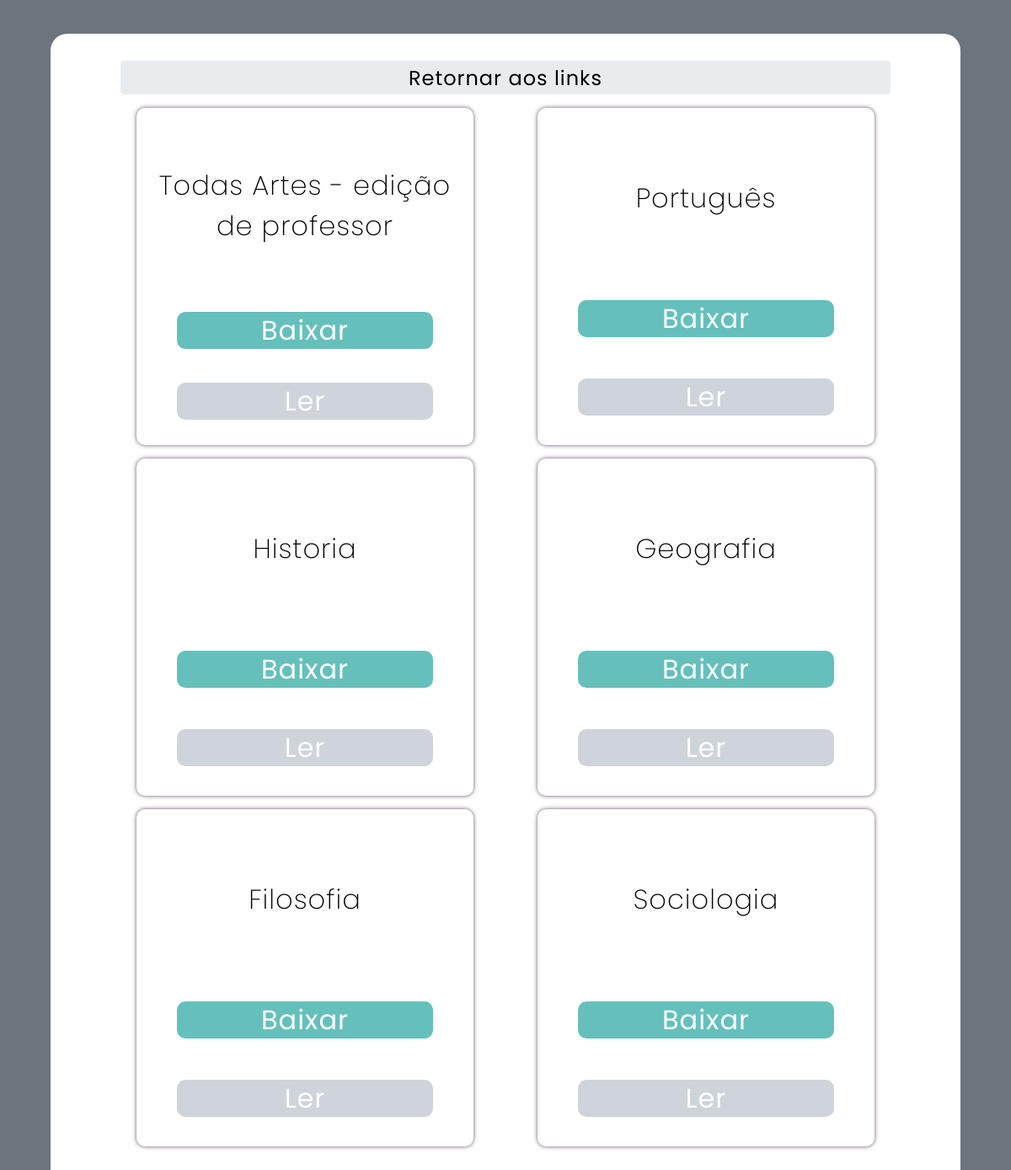
The app's page /showLivros.php?cat=Humanas with its own data.
### tables this page shows
CREATE TABLE livros (
  lid INT AUTO_INCREMENT PRIMARY KEY,
  nome VARCHAR(100) NOT NULL,
  tipo VARCHAR(30) DEFAULT "application/pdf",
  path VARCHAR(250) NOT NULL,
  categoria VARCHAR(30) NOT NULL,
  descricao VARCHAR(300)
);

### showLivros.php (the view, shortened to what this page needs)
<?php
require "./connection.php";
?>
<!DOCTYPE html>
<html lang="en">
<head>
  <link href="css/admin.css" rel="stylesheet">
  <link rel="stylesheet" href="./css/cards.css">
</head>
<body>
  <main class="main">
    <a href="./index.php">
      <button class="botao">
        Retornar aos links
      </button>
    </a>
    <section class="wrapper">
      <?php
      $cat = $_GET["cat"];
      $query = $connection->query("SELECT lid, path, nome, descricao FROM livros WHERE categoria =  '$cat';");
      if ($query->num_rows > 0) {
        while ($row = $query->fetch_assoc()) {
          echo '
    <section class="card">
      <div class="image">
      </div>
      <div class="nome">
        ' . $row["nome"] . '
      </div>
      <div class="descricao">
        ' . $row["descricao"] . '
      </div>
      <a href="./download.php?id=' . $row["lid"] . '">
        <button class="downloadBtn">
          Baixar
        </button>
      </a>
      <a href="./readLivro.php?livro=' . $row["path"] . '">
        <button class="readBtn">
          Ler
        </button>
      </a>
    </section>
    ';
        }
      }
      ?>
    </section>
  </main>
</body>
</html>

### css/admin.css (style rules this page uses)
body { background: var(--back-color); }
.main { background: var(--accent-color); width: 90%; min-height: 70vh; padding: 2rem 2rem; margin: auto; margin-bottom: 2rem; border-radius: 20px; display: flex; flex-direction: column; justify-content: center; }
.botoes button, .botao { width: 100%; height: 5vh; background: var(--extra-color); border-radius: 4px; border: none; transition: 250ms ease-out; }
.botao { width: 90%; }
.wrapper { width: 100%; height: 100%; padding: 1rem 2rem; display: flex; flex-direction: row; flex-wrap: wrap; justify-content: space-around; }

### css/cards.css (style rules this page uses)
.card { display: flex; flex-direction: column; justify-content: space-around; margin-bottom: 1rem; padding: 1%; width: 400px; height: 400px; background-color: #fff; box-shadow: 0 0 5px var(--shadow-color); border-radius: 10px; }
.card .nome { font-family: Coolvetica, poppins, sans-serif; font-weight: 200; font-size: 2rem; letter-spacing: 1px; }
.downloadBtn { background: var(--dwnld-color); padding: 5%; line-height: 2%; width: 80%; height: 20%; border: 3px solid var(--dwnld-color); border-radius: 10px; color: #fff; font-size: 2rem; font-family: Straightler, poppins, sans-serif; }
.readBtn { background: var(--secondary-color); padding: 5%; line-height: 2%; width: 80%; height: 20%; border: 3px solid var(--secondary-color); border-radius: 10px; color: #fff; font-size: 2rem; font-family: Straightler, poppins, sans-serif; }

### css/geral.css (style rules this page uses)
* { margin: 0; padding: 0; box-sizing: border-box; text-align: center; font-family: Poppins, Coolvetica, sans-serif; outline: none; border: none; }
:root { --primary-color : #0d6efd; --secondary-color : #ced4da; --accent-color : #fff; --extra-color : #e9ecef; --back-color : #6c757d; --mdlBck-color : #212529; --dwnld-color : #65C0BC; --delet-color : rgba(140, 40, 50); --shadow-color : rgba(80, 60, 80, .9) }
button { font-size: 1.5em; letter-spacing: 1px; transition: 250ms ease-in-out; }
a { text-decoration: none; }

### records on screen
livros: nome "Todas Artes - edição de professor"
livros: nome "Português"
livros: nome "Historia"
livros: nome "Geografia"
livros: nome "Filosofia"
livros: nome "Sociologia"
